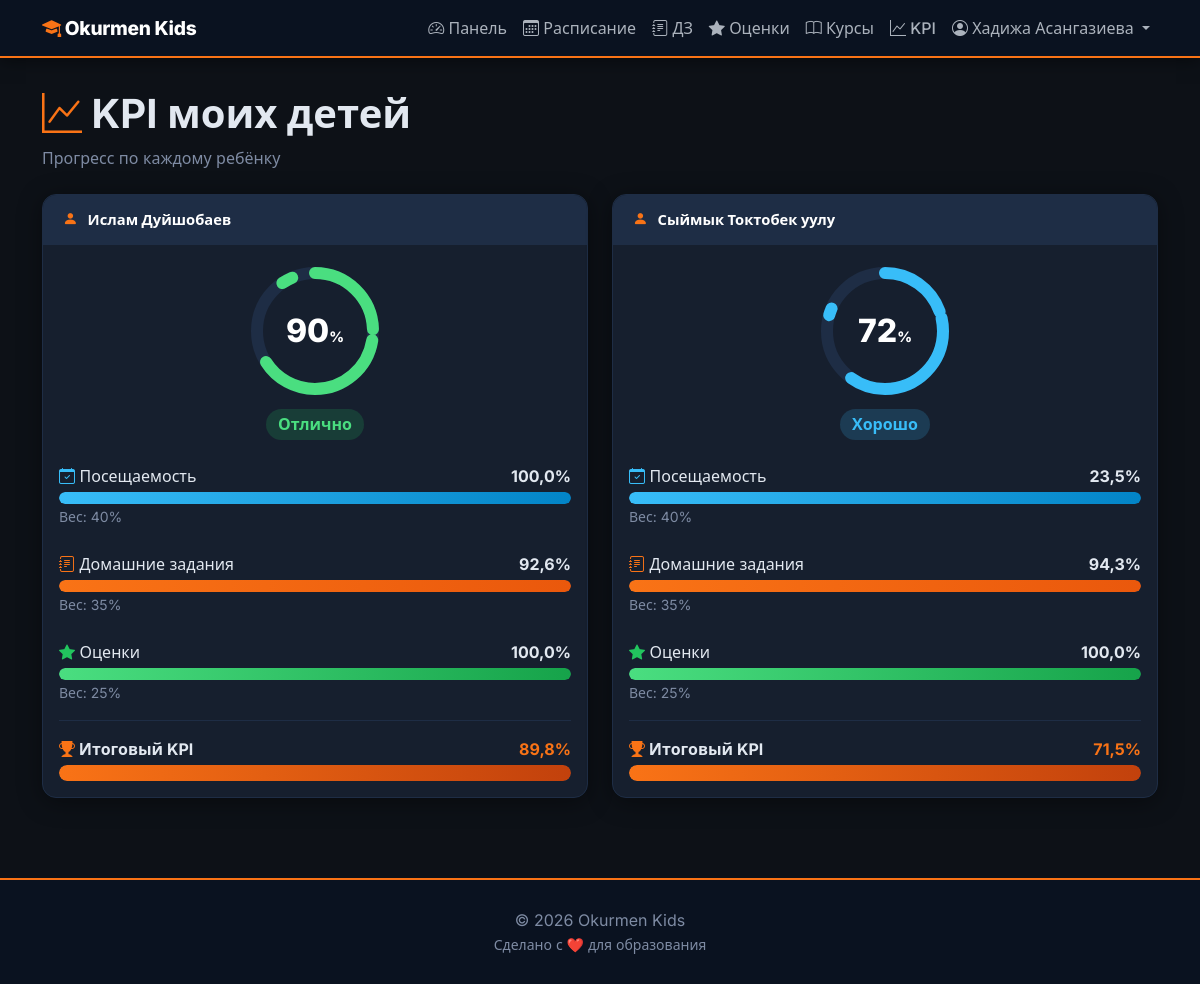
The page /kpi/ (signed in) on the database its author committed.
### education/models/user.py (models this page shows, shortened)
class User(AbstractUser):
    ROLE_CHOICES = (
        ('admin', 'Администратор'),
        ('mentor', 'Ментор'),
        ('parent', 'Родитель'),
        ('student', 'Ученик'),
    )
    role = models.CharField(max_length=10, choices=ROLE_CHOICES, default='parent')
    phone = models.CharField(max_length=20, blank=True)
    avatar = models.ImageField(upload_to='avatars/', blank=True, null=True)
    date_of_birth = models.DateField(blank=True, null=True)
    address = models.TextField(blank=True)

### education/models/kpi.py (models this page shows, shortened)
class StudentKPI(models.Model):
    student = models.OneToOneField(Student, on_delete=models.CASCADE, related_name='kpi')
    attendance_score     = models.FloatField(default=0.0)
    homework_score       = models.FloatField(default=0.0)
    grade_score          = models.FloatField(default=0.0)
    test_score           = models.FloatField(default=0.0)
    total_kpi            = models.FloatField(default=0.0)
    total_lessons        = models.IntegerField(default=0)
    attended_lessons     = models.IntegerField(default=0)
    total_homeworks      = models.IntegerField(default=0)
    submitted_homeworks  = models.IntegerField(default=0)
    grades_count         = models.IntegerField(default=0)
    tests_taken          = models.IntegerField(default=0)
    updated_at = models.DateTimeField(auto_now=True)
    class Meta:
        verbose_name        = 'KPI ученика'
        verbose_name_plural = 'KPI учеников'
    def kpi_label(self):
        if self.total_kpi >= 85:
            return 'Отлично'
        if self.total_kpi >= 70:
            return 'Хорошо'
        if self.total_kpi >= 50:
            return 'Удовлетворительно'
        return 'Требует внимания'
    def kpi_color(self):
        if self.total_kpi >= 85:
            return 'success'
        if self.total_kpi >= 70:
            return 'info'
        if self.total_kpi >= 50:
            return 'warning'
        return 'danger'

### education/models/student.py (models this page shows, shortened)
class Student(models.Model):
    user = models.OneToOneField(User, on_delete=models.CASCADE, related_name='student_profile')
    parent = models.ForeignKey(User, on_delete=models.SET_NULL, null=True, related_name='children',
                               limit_choices_to={'role': 'parent'})
    grade = models.CharField(max_length=10)
    enrollment_date = models.DateField(default=timezone.now)
    is_active = models.BooleanField(default=True)
    medical_info = models.TextField(blank=True, help_text="Медицинская информация")
    class Meta:
        verbose_name = 'Ученик'
        verbose_name_plural = 'Ученики'

### education/views.py (the view, shortened to what this page needs)
# urls.py: path('kpi/',         views.student_kpi_view, name='student_kpi'),
@login_required
def student_kpi_view(request):
    user = request.user
    if user.role == 'parent':
        children = Student.objects.filter(parent=user, is_active=True)
        kpi_list = []
        for child in children:
            kpi, _ = StudentKPI.objects.get_or_create(student=child)
            kpi_list.append(kpi)
        return render(request, 'kpi/student_kpi.html', {'kpi_list': kpi_list, 'is_parent': True})
    messages.error(request, 'Доступ запрещён.')
    return redirect('dashboard')

### education/context_processors.py (called while the page is built, shortened)
def notifications(request):
    if not request.user.is_authenticated:
        return {}
    if request.user.role not in ('admin', 'mentor'):
        return {}

### education/templates/kpi/student_kpi.html (shortened to what this page needs)
{% extends 'base.html' %}
{% block content %}
{% if is_parent %}
  <div class="mb-4">
    <h1 class="fw-bold"><i class="bi bi-graph-up" style="color:var(--ok-accent)"></i> KPI моих детей</h1>
    <p class="ok-muted">Прогресс по каждому ребёнку</p>
  </div>
  <div class="row g-4">
    {% for kpi in kpi_list %}
    <div class="col-md-6">
      <div class="card h-100">
        <div class="card-header">
          <i class="bi bi-person-fill"></i> {{ kpi.student.user.get_full_name }}
        </div>
        <div class="card-body">
          <div class="text-center mb-4">
            <div class="kpi-ring mx-auto">
              <svg width="140" height="140" viewBox="0 0 140 140">
                <circle cx="70" cy="70" r="58" fill="none" stroke="var(--ok-surface-2)" stroke-width="12"/>
                <circle cx="70" cy="70" r="58" fill="none"
                  stroke="{% if kpi.total_kpi >= 85 %}#4ade80{% elif kpi.total_kpi >= 70 %}#38bdf8{% elif kpi.total_kpi >= 50 %}#fbbf24{% else %}#f87171{% endif %}"
                  stroke-width="12"
                  stroke-dasharray="{{ kpi.total_kpi|floatformat:0 }} 100"
                  stroke-dasharray="364.4"
                  style="stroke-dasharray:{{ kpi.total_kpi }}% 100%;stroke-dashoffset:0;stroke-dasharray:calc({{ kpi.total_kpi }} * 3.644) 364.4"
                  stroke-linecap="round"/>
              </svg>
              <div class="text-center">
                <div class="kpi-val">{{ kpi.total_kpi|floatformat:0 }}<span style="font-size:.9rem">%</span></div>
              </div>
            </div>
            <div class="mt-2">
              <span class="badge bg-{{ kpi.kpi_color }} fs-6">{{ kpi.kpi_label }}</span>
            </div>
          </div>
          {% include 'kpi/_components.html' with kpi=kpi %}
        </div>
      </div>
    </div>
    {% empty %}
    <div class="col-12"><p class="ok-muted">Нет данных о детях.</p></div>
    {% endfor %}
  </div>
{% endif %}
{% endblock %}

### education/templates/base.html (shortened to what this page needs)
<!DOCTYPE html>
{% load static %}
<html lang="ru">
<head>
    <link href="https://cdn.jsdelivr.net/npm/bootstrap@5.3.0/dist/css/bootstrap.min.css" rel="stylesheet">
    <link rel="stylesheet" href="https://cdn.jsdelivr.net/npm/bootstrap-icons@1.10.0/font/bootstrap-icons.css">
    <link rel="stylesheet" href="{% static 'css/theme.css' %}">
</head>
<body>
<nav class="navbar navbar-expand-lg sticky-top">
    <div class="container">
        <a class="navbar-brand" href="{% url 'home' %}">
            <i class="bi bi-mortarboard-fill"></i> Okurmen Kids
        </a>
        <div class="collapse navbar-collapse" id="navbarNav">
            <ul class="navbar-nav ms-auto">
                {% if user.is_authenticated %}
                    <li class="nav-item">
                        <a class="nav-link" href="{% url 'dashboard' %}">
                            <i class="bi bi-speedometer2"></i> Панель
                        </a>
                    </li>
                    <li class="nav-item">
                        <a class="nav-link" href="{% url 'schedule' %}">
                            <i class="bi bi-calendar3"></i> Расписание
                        </a>
                    </li>
                    <li class="nav-item">
                        <a class="nav-link" href="{% url 'homework_list' %}">
                            <i class="bi bi-journal-text"></i> ДЗ
                        </a>
                    </li>
                    <li class="nav-item">
                        <a class="nav-link" href="{% url 'grades' %}">
                            <i class="bi bi-star-fill"></i> Оценки
                        </a>
                    </li>
                    <li class="nav-item">
                        <a class="nav-link" href="{% url 'course_list' %}">
                            <i class="bi bi-book"></i> Курсы
                        </a>
                    </li>
                    {% if user.role == 'student' or user.role == 'parent' %}
                    <li class="nav-item">
                        <a class="nav-link" href="{% url 'student_kpi' %}">
                            <i class="bi bi-graph-up"></i> KPI
                        </a>
                    </li>
                    {% elif user.role == 'mentor' %}
                    <li class="nav-item">
                        <a class="nav-link" href="{% url 'mentor_kpi' %}">
                            <i class="bi bi-graph-up-arrow"></i> KPI
                        </a>
                    </li>
                    {% elif user.role == 'admin' %}
                    <li class="nav-item">
                        <a class="nav-link" href="{% url 'admin_kpi' %}">
                            <i class="bi bi-speedometer2"></i> KPI
                        </a>
                    </li>
                    {% endif %}
                    <li class="nav-item dropdown">
                        <a class="nav-link dropdown-toggle" href="#" data-bs-toggle="dropdown">
                            <i class="bi bi-person-circle"></i> {{ user.get_full_name }}
                        </a>
                    </li>
                {% endif %}
            </ul>
        </div>
    </div>
</nav>
<main class="main-content">
    <div class="container">
        {% block content %}{% endblock %}
    </div>
</main>
<footer class="footer text-center">
    <div class="container">
        <p class="mb-0">&copy; 2026 Okurmen Kids</p>
        <small>Сделано с ❤️ для образования</small>
    </div>
</footer>
</body>
</html>

### education/templates/kpi/_components.html
<div class="mb-4">
  <div class="d-flex justify-content-between mb-1">
    <span><i class="bi bi-calendar-check text-info"></i> Посещаемость</span>
    <strong>{{ kpi.attendance_score|floatformat:1 }}%</strong>
  </div>
  <div class="component-bar">
    <div class="fill fill-attendance" style="width:{{ kpi.attendance_score }}%"></div>
  </div>
  <small class="ok-muted">Вес: 40%</small>
</div>
<div class="mb-4">
  <div class="d-flex justify-content-between mb-1">
    <span><i class="bi bi-journal-text" style="color:var(--ok-accent)"></i> Домашние задания</span>
    <strong>{{ kpi.homework_score|floatformat:1 }}%</strong>
  </div>
  <div class="component-bar">
    <div class="fill fill-homework" style="width:{{ kpi.homework_score }}%"></div>
  </div>
  <small class="ok-muted">Вес: 35%</small>
</div>
<div class="mb-2">
  <div class="d-flex justify-content-between mb-1">
    <span><i class="bi bi-star-fill text-success"></i> Оценки</span>
    <strong>{{ kpi.grade_score|floatformat:1 }}%</strong>
  </div>
  <div class="component-bar">
    <div class="fill fill-grade" style="width:{{ kpi.grade_score }}%"></div>
  </div>
  <small class="ok-muted">Вес: 25%</small>
</div>
<hr class="my-3">
<div>
  <div class="d-flex justify-content-between mb-1">
    <span class="fw-bold"><i class="bi bi-trophy-fill" style="color:var(--ok-accent)"></i> Итоговый KPI</span>
    <strong style="color:var(--ok-accent)">{{ kpi.total_kpi|floatformat:1 }}%</strong>
  </div>
  <div class="component-bar" style="height:16px">
    <div class="fill fill-total" style="width:{{ kpi.total_kpi }}%"></div>
  </div>
</div>

### static/css/theme.css (style rules this page uses)
:root { --ok-bg: #0d1117; --ok-surface: #161f2e; --ok-surface-2: #1e2d45; --ok-nav: #0a1220; --ok-primary: #0d2461; --ok-accent: #f97316; --ok-accent-dark: #ea580c; --ok-accent-soft: rgba(249,115,22,.12); --ok-text: #e2e8f0; --ok-muted: #7e8ba3; --ok-white: #ffffff; --ok-border: #1e2d45; --ok-border-2:#263850; --ok-success: #22c55e; --ok-warning: #f59e0b; --ok-danger: #ef4444; --ok-info: #38bdf8; --ok-radius: 14px; --ok-radius-sm: 10px; --ok-shadow: 0 4px 24px rgba(0,0,0,.40); --ok-shadow-lg: 0 12px 48px rgba(0,0,0,.55); }
.text-success { color: var(--ok-success) !important; }
.text-info { color: var(--ok-info) !important; }
*, *::before, *::after { box-sizing: border-box; }
body { font-family: 'Inter', ui-sans-serif, system-ui, -apple-system, Segoe UI, Roboto, Helvetica, Arial, "Apple Color Emoji", "Segoe UI Emoji"; color: var(--ok-text); background: var(--ok-bg); -webkit-font-smoothing: antialiased; -moz-osx-font-smoothing: grayscale; }
.container, .container-fluid { padding-left: 12px; padding-right: 12px; }
a { color: var(--ok-accent); }
hr { border-color: var(--ok-border); opacity: 1; }
.navbar { background: var(--ok-nav) !important; box-shadow: 0 2px 16px rgba(0,0,0,.5); border-bottom: 2px solid var(--ok-accent); }
.navbar .navbar-brand { font-weight: 800; font-size: 1.2rem; color: var(--ok-white) !important; letter-spacing: -.3px; }
.navbar .navbar-brand i { color: var(--ok-accent); }
.navbar .nav-link { color: rgba(226,232,240,.75) !important; font-weight: 500; transition: color .2s; }
.card { background: var(--ok-surface); border: 1px solid var(--ok-border); border-radius: var(--ok-radius); box-shadow: var(--ok-shadow); color: var(--ok-text); transition: box-shadow .25s ease, transform .25s ease; }
.card-header { background: var(--ok-surface-2); border-bottom: 1px solid var(--ok-border); border-radius: var(--ok-radius) var(--ok-radius) 0 0 !important; color: var(--ok-white); font-weight: 700; font-size: .92rem; padding: .85rem 1.25rem; }
.card-header i { color: var(--ok-accent); margin-right: .4rem; }
.card-body { color: var(--ok-text); }
.badge { border-radius: 999px; padding: .45em .75em; font-weight: 700; font-size: .75rem; }
.badge.bg-success { background: rgba(34,197,94,.18) !important; color: #4ade80; }
.badge.bg-info { background: rgba(56,189,248,.18) !important; color: #38bdf8; }
.footer { background: var(--ok-nav); color: var(--ok-muted); padding: 1.75rem 0; margin-top: 3rem; border-top: 2px solid var(--ok-accent); }
.main-content { padding: 2rem 0; min-height: calc(100vh - 180px); }
.ok-muted { color: var(--ok-muted) !important; }

### education/templates/kpi/student_kpi.html (style rules this page uses)
.kpi-ring { width: 140px; height: 140px; position: relative; display: inline-flex; align-items: center; justify-content: center; }
.kpi-ring svg { position: absolute; top: 0; left: 0; transform: rotate(-90deg); }
.kpi-ring .kpi-val { font-size: 2rem; font-weight: 800; color: var(--ok-white); z-index: 1; line-height: 1; }
.component-bar { height: 12px; border-radius: 999px; overflow: hidden; background: var(--ok-surface-2); }
.component-bar .fill { height: 100%; border-radius: 999px; transition: width .8s ease; }
.fill-attendance { background: linear-gradient(90deg, #38bdf8, #0284c7); }
.fill-homework { background: linear-gradient(90deg, var(--ok-accent), var(--ok-accent-dark)); }
.fill-grade { background: linear-gradient(90deg, #4ade80, #16a34a); }
.fill-total { background: linear-gradient(90deg, var(--ok-accent), #c2410c); }

### rows shown on the page
User: get_full_name "Хадижа Асангазиева"
StudentKPI: student.user.get_full_name "Ислам Дуйшобаев", total_kpi "90", kpi_label "Отлично", attendance_score "100,0", homework_score "92,6", grade_score "100,0", total_kpi "89,8"
StudentKPI: student.user.get_full_name "Сыймык Токтобек уулу", total_kpi "72", kpi_label "Хорошо", attendance_score "23,5", homework_score "94,3", grade_score "100,0", total_kpi "71,5"
